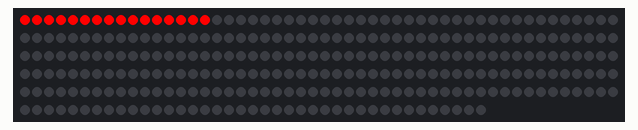
Bench run of a sketch on a simulated Arduino Uno, built with avr-gcc and run on an emulated ATmega328P. On the bench: 289 RGB LEDs in strip order, left to right, continuing on the next row.

Above: at 0.49 s.
At 9.87 s:
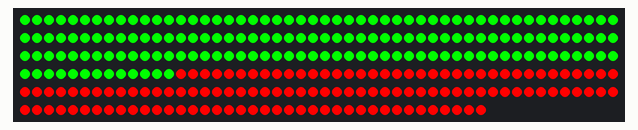
At 12.59 s:
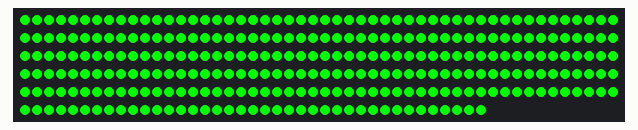
At 19.28 s:
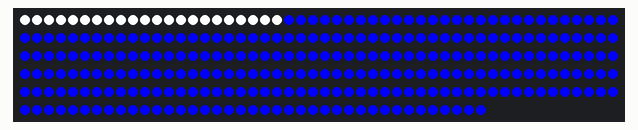
At 29.32 s:
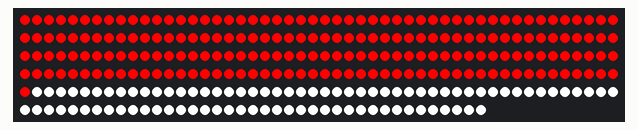
At 39.65 s:
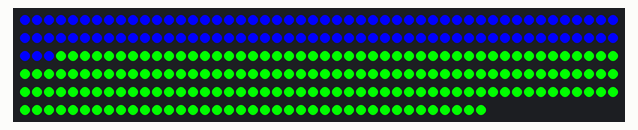

The sketch:

ES_Test.ino
```cpp
#include <Adafruit_NeoPixel.h>

#define PIN       6
#define NUMPIXELS 289
#define DELAY     10

Adafruit_NeoPixel strip = Adafruit_NeoPixel(NUMPIXELS, PIN, NEO_GRB + NEO_KHZ800);

void setup() {
  strip.begin(); // This initializes the NeoPixel library.
  strip.show();
}

void loop() {
  colorWipe(strip.Color(255, 0, 0), DELAY); // Red
  colorWipe(strip.Color(0, 255, 0), DELAY); // Green
  colorWipe(strip.Color(0, 0, 255), DELAY); // Blue
  colorWipe(strip.Color(255, 255, 255), DELAY); // Blue
}

void colorWipe(uint32_t c, uint8_t wait) {
  for(uint16_t i=0; i<strip.numPixels(); i++) {
    strip.setPixelColor(i, c);
    strip.show();
    delay(wait);
  }
}
```
